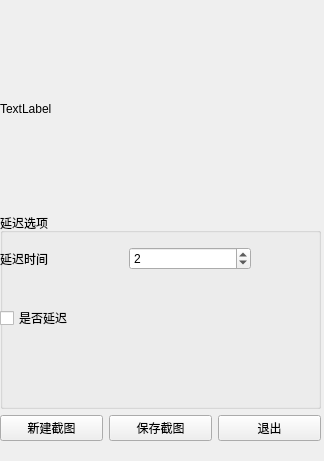
<?xml version="1.0" encoding="UTF-8"?>
<ui version="4.0">
 <class>shotwindow</class>
 <widget class="QWidget" name="shotwindow">
  <property name="geometry">
   <rect>
    <x>0</x>
    <y>0</y>
    <width>324</width>
    <height>461</height>
   </rect>
  </property>
  <property name="minimumSize">
   <size>
    <width>324</width>
    <height>461</height>
   </size>
  </property>
  <property name="maximumSize">
   <size>
    <width>324</width>
    <height>461</height>
   </size>
  </property>
  <property name="windowTitle">
   <string>Form</string>
  </property>
  <widget class="QWidget" name="verticalLayoutWidget_3">
   <property name="geometry">
    <rect>
     <x>0</x>
     <y>10</y>
     <width>321</width>
     <height>431</height>
    </rect>
   </property>
   <layout class="QVBoxLayout" name="verticalLayout_3">
    <item>
     <layout class="QVBoxLayout" name="verticalLayout_2">
      <item>
       <widget class="QLabel" name="label">
        <property name="text">
         <string>TextLabel</string>
        </property>
       </widget>
      </item>
      <item>
       <widget class="QGroupBox" name="groupBox">
        <property name="title">
         <string>延迟选项</string>
        </property>
        <widget class="QWidget" name="verticalLayoutWidget">
         <property name="geometry">
          <rect>
           <x>0</x>
           <y>20</y>
           <width>251</width>
           <height>51</height>
          </rect>
         </property>
         <layout class="QVBoxLayout" name="verticalLayout">
          <item>
           <layout class="QHBoxLayout" name="horizontalLayout">
            <item>
             <widget class="QLabel" name="label_2">
              <property name="text">
               <string>延迟时间</string>
              </property>
             </widget>
            </item>
            <item>
             <widget class="QSpinBox" name="spinBox">
              <property name="value">
               <number>2</number>
              </property>
             </widget>
            </item>
           </layout>
          </item>
         </layout>
        </widget>
        <widget class="QWidget" name="horizontalLayoutWidget_2">
         <property name="geometry">
          <rect>
           <x>0</x>
           <y>90</y>
           <width>241</width>
           <height>31</height>
          </rect>
         </property>
         <layout class="QHBoxLayout" name="horizontalLayout_2">
          <item>
           <widget class="QCheckBox" name="checkBox">
            <property name="text">
             <string>是否延迟</string>
            </property>
           </widget>
          </item>
         </layout>
        </widget>
       </widget>
      </item>
      <item>
       <layout class="QHBoxLayout" name="horizontalLayout_3">
        <item>
         <widget class="QPushButton" name="pushButton">
          <property name="text">
           <string>新建截图</string>
          </property>
         </widget>
        </item>
        <item>
         <widget class="QPushButton" name="pushButton_2">
          <property name="text">
           <string>保存截图</string>
          </property>
         </widget>
        </item>
        <item>
         <widget class="QPushButton" name="pushButton_3">
          <property name="text">
           <string>退出</string>
          </property>
         </widget>
        </item>
       </layout>
      </item>
     </layout>
    </item>
   </layout>
  </widget>
 </widget>
 <resources/>
 <connections/>
</ui>
